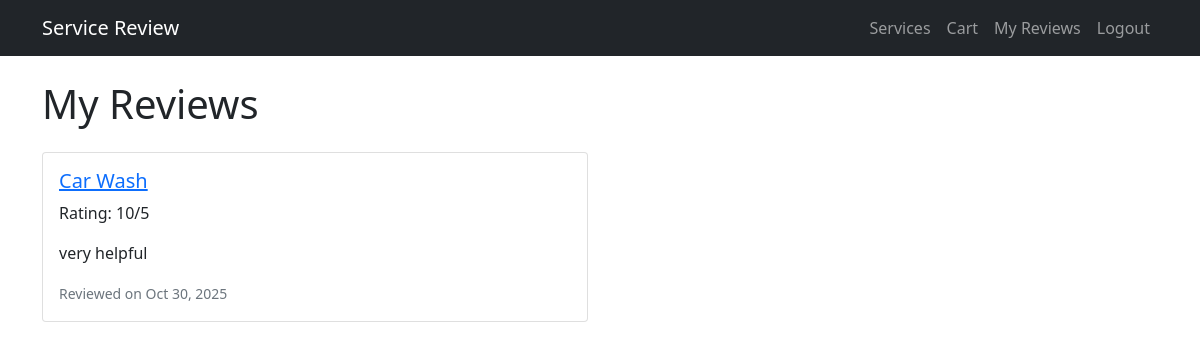
Screenshot of /reviews/ (signed in) with the database file from the repository.
### rev/models.py (models this page shows, shortened)
class Review(models.Model):
    user = models.ForeignKey(User, on_delete=models.CASCADE, related_name='reviews')
    service = models.ForeignKey(Service, related_name='reviews', on_delete=models.CASCADE)
    rating = models.PositiveIntegerField(default=1)
    comment = models.TextField(blank=True, null=True)
    created_at = models.DateTimeField(auto_now_add=True)
    class Meta:
        unique_together = ('user', 'service')

class Service(models.Model):
    user = models.ForeignKey(User, on_delete=models.CASCADE, related_name='services')
    name = models.CharField(max_length=100)
    description = models.TextField()
    created_at = models.DateTimeField(auto_now_add=True)

### frontend/views.py (the view)
# urls.py: path('reviews/', views.my_reviews, name='my_reviews'),
@login_required
def my_reviews(request):
    reviews = Review.objects.filter(user=request.user).select_related('service')
    return render(request, 'frontend/my_reviews.html', {'reviews': reviews})

### frontend/templates/frontend/my_reviews.html (shortened to what this page needs)
{% extends 'frontend/base.html' %}
{% block content %}
<div class="row">
    <div class="col-12">
        <h1 class="mb-4">My Reviews</h1>
    </div>
</div>
<div class="row">
    {% for review in reviews %}
    <div class="col-md-6 mb-4">
        <div class="card">
            <div class="card-body">
                <h5 class="card-title">
                    <a href="{% url 'service_detail' review.service.id %}">{{ review.service.name }}</a>
                </h5>
                <p class="card-text">Rating: {{ review.rating }}/5</p>
                {% if review.comment %}
                    <p class="card-text">{{ review.comment }}</p>
                {% endif %}
                <small class="text-muted">Reviewed on {{ review.created_at|date:"M d, Y" }}</small>
            </div>
        </div>
    </div>
    {% empty %}
    <div class="col-12">
        <p>You haven't reviewed any services yet.</p>
        <a href="{% url 'services_list' %}" class="btn btn-primary">Browse Services</a>
    </div>
    {% endfor %}
</div>
{% endblock %}

### rows the page displays
Review: service.name "Car Wash", rating "10", comment "very helpful", created_at "Oct 30, 2025"
